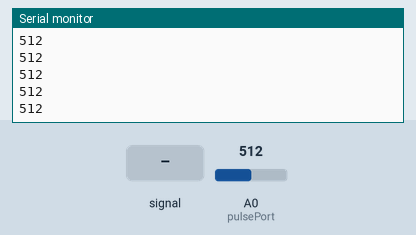
A sketch run on a simulated Arduino Leonardo, built with avr-gcc and run on an emulated ATmega32U4. Shown: the last lines printed to the serial monitor. The inputs (shaded band) are chosen by the test bench; at power-on: A0 (pulsePort) = 512.

Above: at 1.2 s.
1.3 s: A0 (pulsePort) fed a 200 Hz sine of ±81 counts around its level
At 1.33 s:
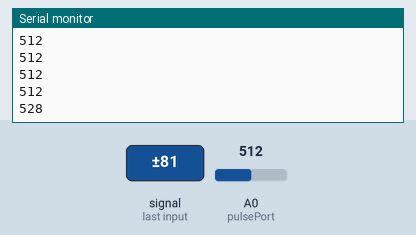
2.8 s: A0 (pulsePort) set to 716
At 2.8 s:
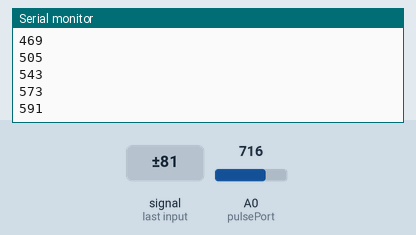
4.3 s: A0 (pulsePort) fed a 1000 Hz sine of ±255 counts around its level
At 4.36 s:
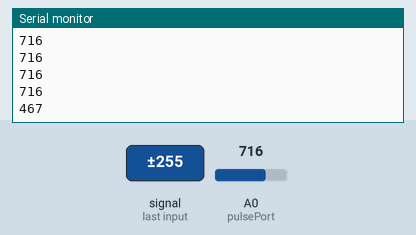
5.8 s: A0 (pulsePort) set to 511
At 5.82 s:
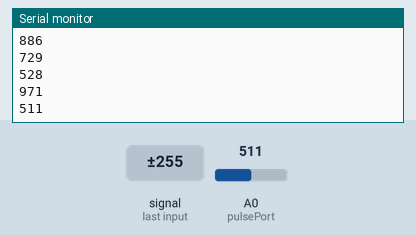
Timing chart, 0 to 8.3 s (numbered marks = the images above; inputs shaded):
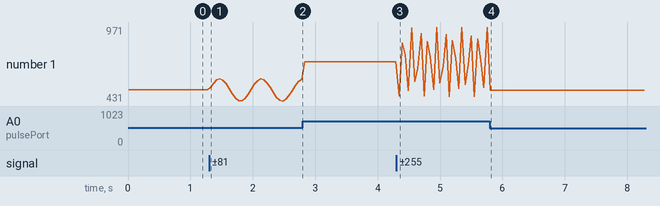

Measured:
- after the input at 1.3 s, the serial monitor: prints a new line at once (image 1)
- after the input at 4.3 s, the serial monitor: prints a new line at once (image 3)
- after the input at 5.8 s, the serial monitor: prints a new line at once (image 4)
- plotted number 1: 512 → 591 after the input at 1.3 s, 591 → 716 after the input at 2.8 s, 716 → 971 after the input at 4.3 s, 971 → 511 after the input at 5.8 s

The sketch:

easyPulseForwarder.ino
```cpp
// Based on code from this tutorial; https://www.youtube.com/watch?v=2_c0yE9QHNI

int data;
int pulsePort=A0;

void setup(){
  Serial.begin(9600);//for the processing sketch

  while (!Serial) {
    ; // wait for serial port to connect. Needed for Leonardo only
  }
}//setup

void loop(){
  data = analogRead(pulsePort);//now write the next analog value to data[0]

//  data = map(data, 0, 1023, 0, 600);
  Serial.println(data);//send over the current value to the processing sketch, but scale it to match the screen height

  delay(50);//delay in here is important, we need enough samples to catch an entire waveform, so at least 1 sec of samples should be tored in data[0],
  //so 5ms x 200 = 1000, we're good
}//loop
```
